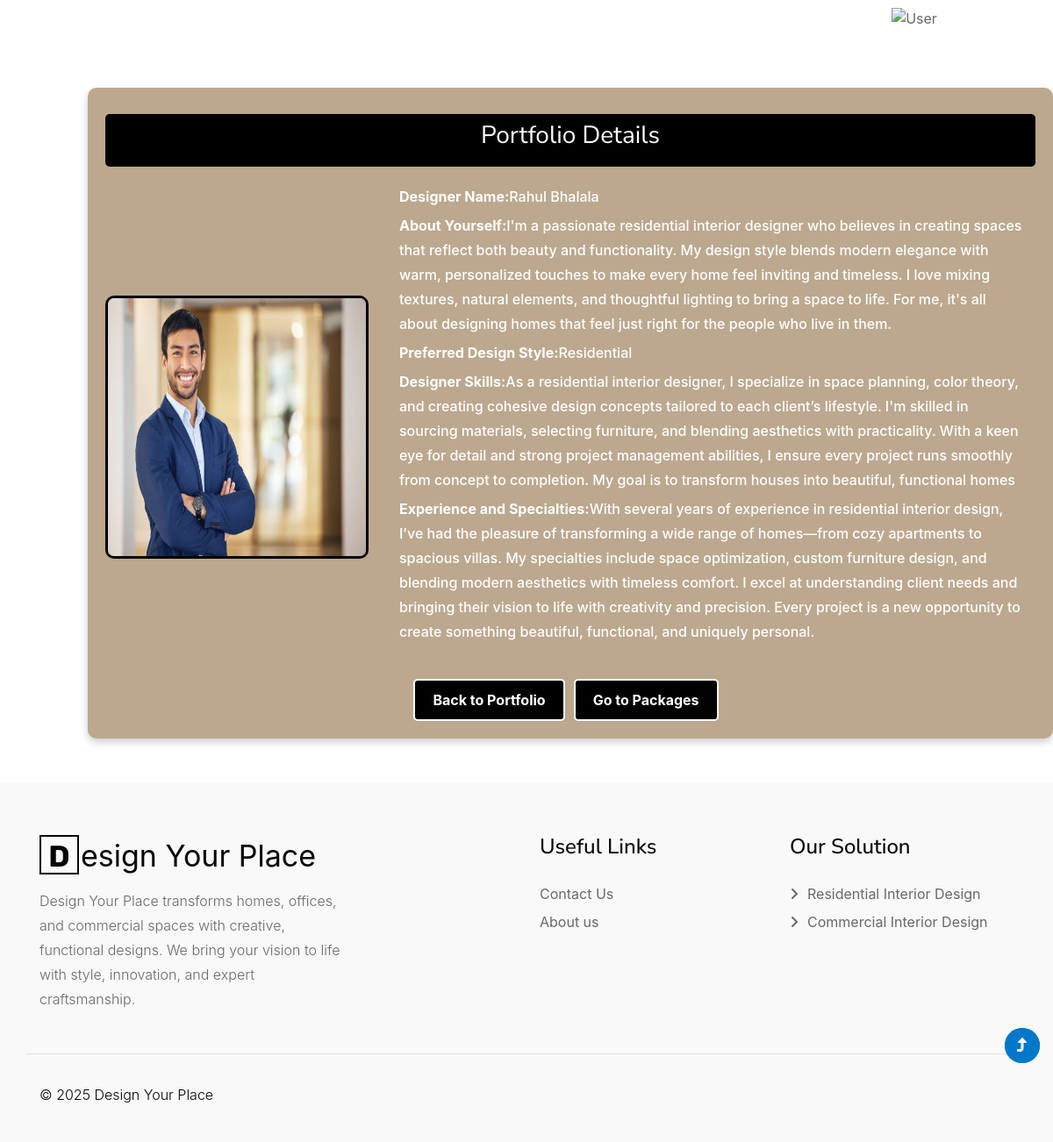
Screenshot of /singleportfolio/1 (signed in) with the database file from the repository.
### myapp/models.py (models this page shows, shortened)
class portfolio(models.Model):
    Designer_Name = models.CharField(max_length=255, null=True)
    catid = models.ForeignKey(category, on_delete=models.CASCADE, null=True)
    aboutyourself = models.CharField(max_length=40)
    designstyle = models.ForeignKey(Portfoliocategory, on_delete=models.CASCADE, null=True)
    designerskill = models.TextField(max_length=20)
    experience = models.CharField(max_length=50)
    sampleimage = models.ImageField(upload_to="photos")
    client_id = models.ForeignKey(registermodel,on_delete=models.CASCADE,null=True,related_name='client_portfolios')
    Designerid = models.ForeignKey(registermodel,on_delete=models.CASCADE,null=True,related_name='designer_portfolios')
    def sample_design(self):
        return mark_safe('<img src="{}" width="100"/>'.format(self.sampleimage.url))
    sample_design.allow_tags = True

class Portfoliocategory(models.Model):
    Portcatname = models.CharField(max_length=50)
    def __str__(self):
        return self.Portcatname

### myapp/views.py (the view)
# urls.py: path("singleportfolio/<int:id>", views.singleportfoliopage),
def singleportfoliopage(request, id):
    singledata = portfolio.objects.get(id=id)
    fetchdata = category.objects.all()
    context = base()
    context.update({
        "data": singledata,
        "category": fetchdata,
    })
    return render(request, "singleportfolio.html", context)

### myapp/views.py (called while the page is built)
def base():
    packages = Packagecategory.objects.all()
    portfolio = Portfoliocategory.objects.all()
    context = {
        "package": packages,
        "portfolio": portfolio
    }
    return context

### myapp/templates/singleportfolio.html (shortened to what this page needs)
<!DOCTYPE html>
<html lang="en">
<head>
</head>
<body>
{% include 'header.html' %}
<section class="single-portfolio">
  <div class="container1">
    <h3 class="heading">Portfolio Details</h3>
    <div class="content">
      <a href="/showpackage"><img src="/media/{{ data.sampleimage }}" class="image" alt="Portfolio Image"></a>
      <div class="desc">
        <p><strong>Designer Name:</strong>{{ data.Designer_Name }}</p>
        <p><strong>About Yourself:</strong>{{ data.aboutyourself }}</p>
        <p><strong>Preferred Design Style:</strong>{{ data.designstyle }}</p>
        <p><strong>Designer Skills:</strong>{{ data.designerskill }}</p>
        <p><strong>Experience and Specialties:</strong>{{ data.experience }}</p>
      </div>
    </div>
     <div class="button-container">
        <a href="/showportfolio" class="back-btn">Back to Portfolio</a>
        {% if request.session.log_name %}
        <a href="/showpackage" class="back-btn">Go to Packages</a>
        {% else %}
        <a href="/showpackage" class="back-btn">Go to Packages</a>
        {% endif %}
    </div>
  </div>
</section>
{% include 'footer.html' %}
</body>
</html>

### myapp/templates/singleportfolio.html (style rules this page uses)
.single-portfolio { align-items: center; margin-left: 100px; margin-top:100px; }
.container1 { max-width: 1200px; margin: 50px auto; background: white; padding: 20px; border-radius: 10px; box-shadow: 0 4px 10px rgba(0, 0, 0, 0.2); background-color: #bca88e; }
.heading, h3 { height: 60px; background-color: black; text-align: center; color: white; border-radius: 5px; margin-top: 10px; padding-top: 10px; }
.content { display: flex; align-items: center; gap: 20px; }
.content img { height: 300px; width: 300px; border-radius: 10px; margin-top: 30px; flex-shrink: 0; border: 3px solid black; }
.desc { flex-grow: 1; text-align: left; border-radius: 10px; padding: 15px; color: white; }
.desc p { font-size: 1rem; color: white; margin: 5px 0; font-weight: 500; }
.button-container { display: flex; justify-content: center; margin-top: 20px; }
.back-btn { display: inline-block; background-color: black; color: white; text-decoration: none; padding: 10px 20px; border-radius: 5px; margin-right: 10px; font-size: 16px; text-align: center; font-weight:bold; border: 2px solid white; }

### myapp/templates/header.html (style rules this page uses)
* { box-sizing: border-box; font-family: -apple-system, BlinkMacSystemFont, "Segoe UI", Roboto, Oxygen-Sans, Ubuntu, Cantarell, "Helvetica Neue", sans-serif; }

### myapp/templates/footer.html (style rules this page uses)
* { box-sizing: border-box; font-family: -apple-system, BlinkMacSystemFont, "Segoe UI", Roboto, Oxygen-Sans, Ubuntu, Cantarell, "Helvetica Neue", sans-serif; }

### rows the page displays
portfolio: sampleimage (picture), Designer_Name "Rahul Bhalala", aboutyourself "I'm a passionate residential interior designer who believes in creating spaces that reflect both beauty and functionality. My design style blends modern elegance with warm, personalized touches to make every home feel inviting and timeless. I love mixing textures, natural elements, and thoughtful lighting to bring a space to life. For me, it's all about designing homes that feel just right for the people who live in them.", designstyle "Residential", designerskill "As a residential interior designer, I specialize in space planning, color theory, and creating cohesive design concepts tailored to each client’s lifestyle. I'm skilled in sourcing materials, selecting furniture, and blending aesthetics with practicality. With a keen eye for detail and strong project management abilities, I ensure every project runs smoothly from concept to completion. My goal is to transform houses into beautiful, functional homes", experience "With several years of experience in residential interior design, I’ve had the pleasure of transforming a wide range of homes—from cozy apartments to spacious villas. My specialties include space optimization, custom furniture design, and blending modern aesthetics with timeless comfort. I excel at understanding client needs and bringing their vision to life with creativity and precision. Every project is a new opportunity to create something beautiful, functional, and uniquely personal."
